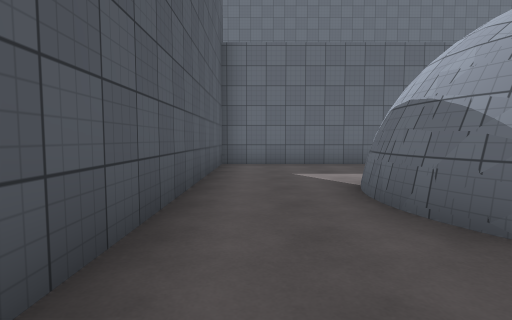
[1] (above)

24 first-person views from a walk through a scene from a Unity 3-D project. The camera is 1.3 m above the floor, tilts 4° down and sees 80° across. The floor is counted in squares, 2 m on a side. Each view is taken from the middle of a square. On the plan, view 1 faces up. The plan holds only what a view shows up to about 10 squares ahead; the rest is blank. The place goes on beyond the plan. Surface patterns are stand-ins for the level's own textures.

[2]
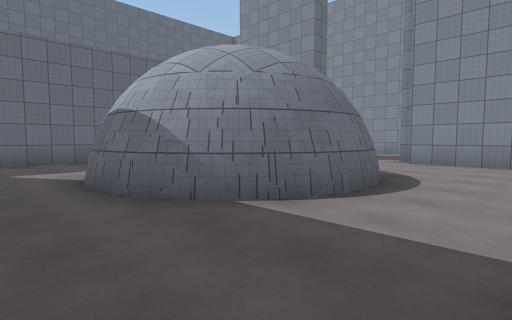

[3]
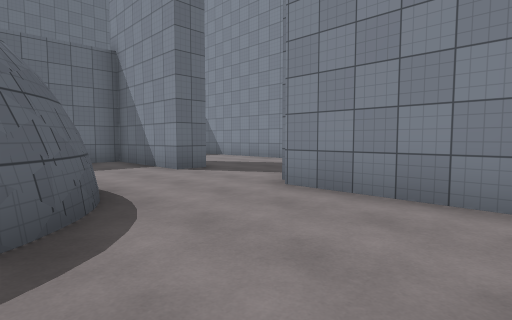

[4]
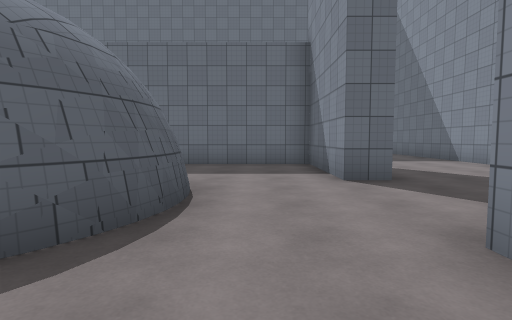

[5]
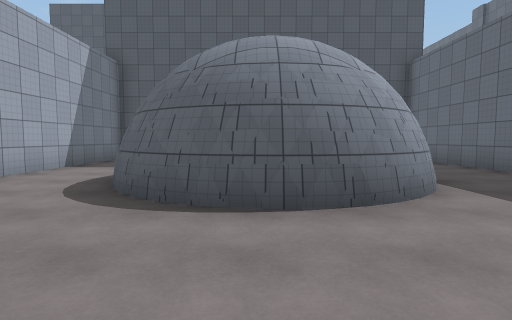

[6]
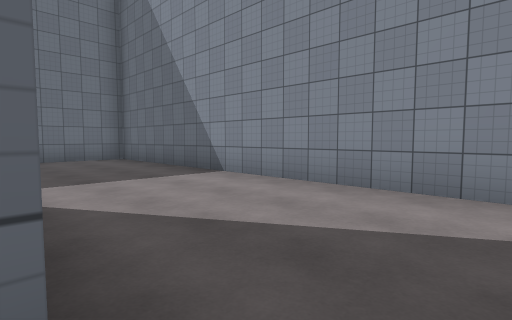

[7]
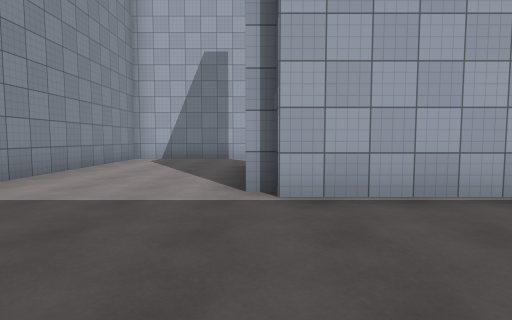

[8]
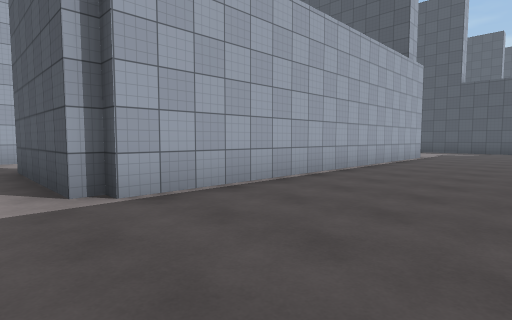

[9]
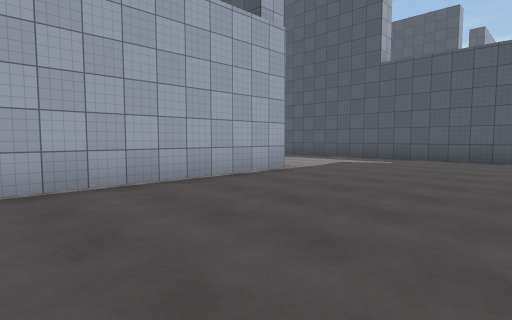

[10]
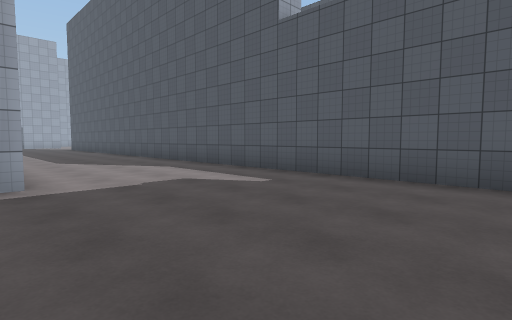

[11]
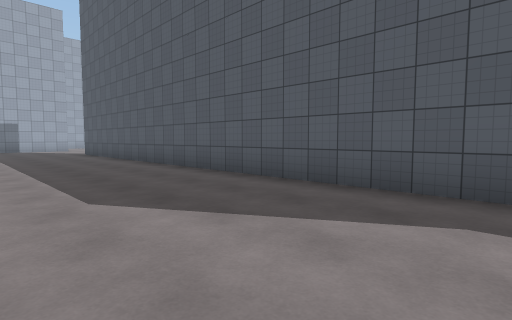

[12]
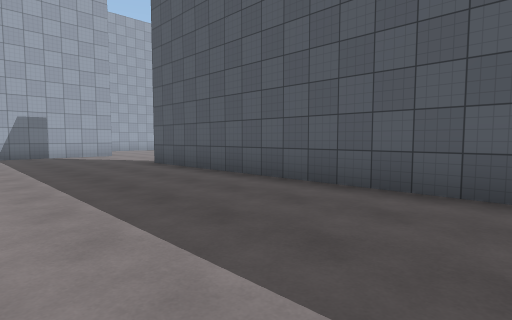

[13]
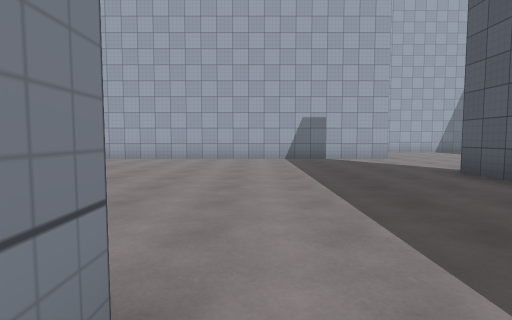

[14]
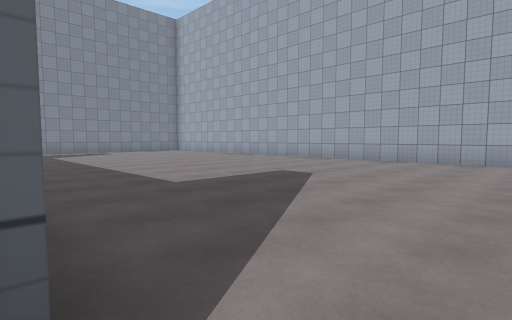

[15]
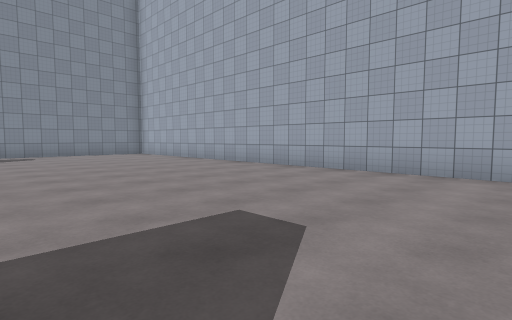

[16]
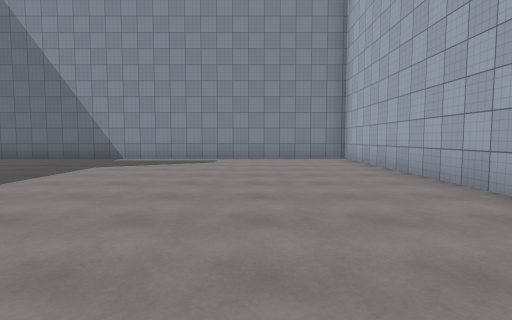

[17]
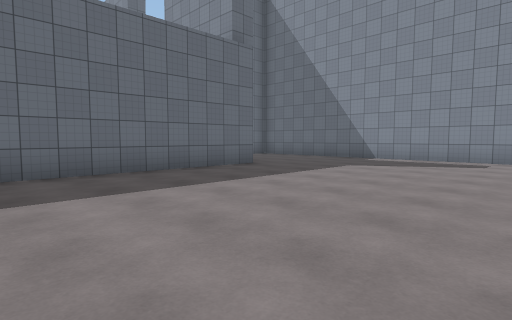

[18]
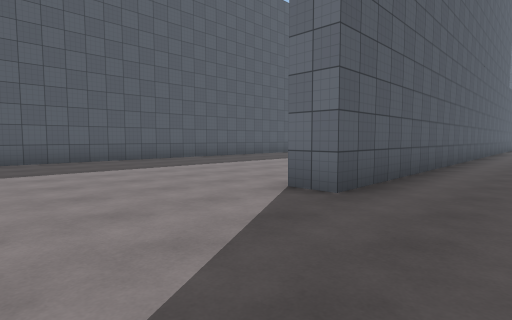

[19]
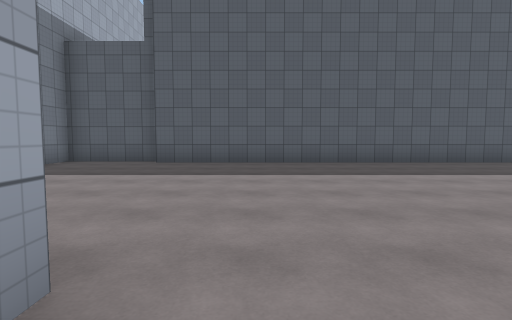

[20]
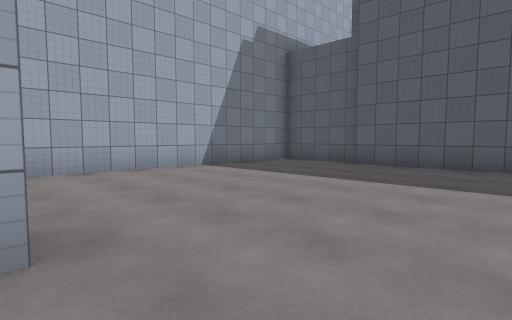

[21]
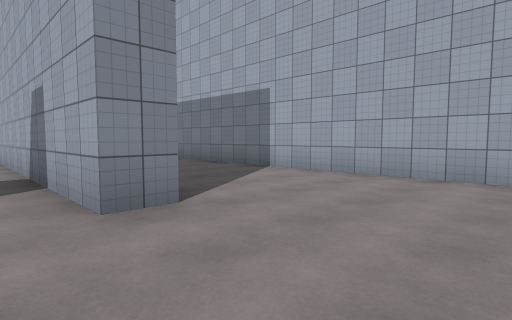

[22]
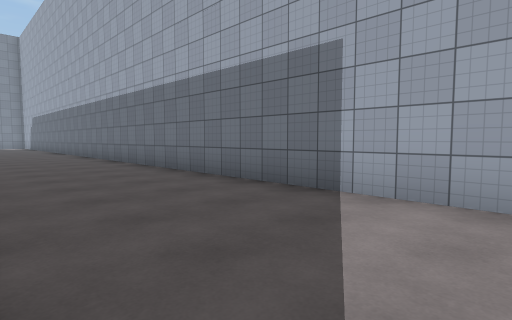

[23]
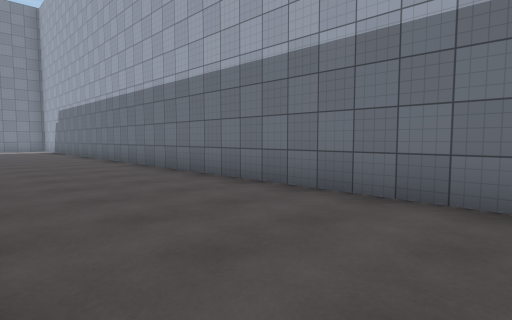

[24]
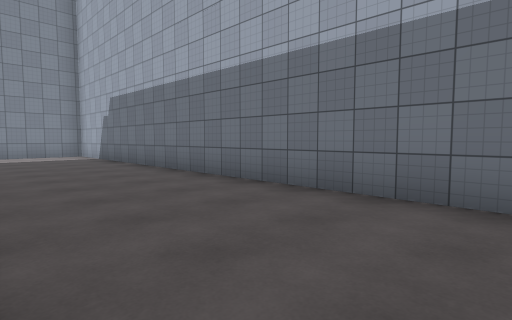

### Floor plan
Points are (right, up) in squares from view 1. A wall is a line through its corners. A room is listed if a view was taken in it or the views show most of it. See-through windows are left out.
Room 1 (views 1, 2, 3, 4)
walls: (4.8, 1) (4.3, 0.9); (5.6, 1.7) (5.2, 1.3); (3.9, 0.9) (3.4, 0.9); (5.8, 2) (5.4, 1.5); (3.5, 0.9) (3, 1); (3.1, 0.9) (2.6, 1.1) (1.8, 1.9) (1.4, 2.8) (1.3, 3.3); (3, 0.9) (2.5, 1.2); (2.6, 1.2) (2.2, 1.5); (6, 3.5) (6, 3); (2.1, 1.5) (1.5, 2.2) (1.3, 3) (1.4, 3.9); (6.1, 3.9) (6.2, 3.2) (6, 2.4) (5.5, 1.6) (5, 1.2); (5.9, 4) (6, 3.4); (1.9, 1.7) (1.6, 2.4); (1.6, 2.6) (1.5, 3.1); (8.4, -0.7) (8.4, 1.9); (5.4, 4.9) (5.7, 4.5); (5.6, 4.9) (6, 4.1) (6.2, 3.5); (5.3, 5.2) (5.8, 4.6) (6.2, 3.7) (6.1, 2.8) (5.9, 2.2); (4.9, 5.3) (5.3, 5); (1.4, 3.4) (1.6, 4); (8.4, 4.7) (8.4, 7.9) (4.9, 7.9); (-0.9, -1.4) (3.9, -1.4); (3.3, 7.9) (-0.9, 7.9) (-0.9, 1)
ways out: opening at (9, 3.5) to room 2
Room 2 (views 5, 6, 7, 8, 9, 10, 11, 12, 13, 14, 15, 16, 17, 18, 19, 20, 21, 22, 23, 24)
walls: (-1.6, -1.9) (-1.6, -1.4); (-1.4, 8.6) (8.8, 8.6) (8.8, 8.3); (8.8, -2.1) (3.5, -2.1); (8.8, 2.1) (12.9, 2.1) (12.9, 13.5); (-13.4, -2.9) (-13.4, -12.7); (-6.3, -11.8) (-6.3, -10.9) (12.9, -10.9) (12.9, 0.4); (-5.9, 12.6) (-5.9, -6.8) (-6.6, -6.8); (9.1, 8.4) (9.1, 4.7) (8.4, 4.7); (-13.7, -12.8) (-13.7, -15.4) (16.9, -15.4); (18.4, -13.9) (18.4, -13)
ways out: opening at (9, 3.5) to room 1

Where each view was taken, in squares from view 1:
view 1: 0 up, 0 right, facing up
view 2: 1 down, 0 right, facing up-right
view 3: 1 down, 5 right, facing up-right
view 4: 0 up, 7 right, facing up
view 5: 3 up, 9 right, facing left
view 6: 4 up, 9 right, facing up-right
view 7: 12 up, 9 right, facing down
view 8: 12 up, 10 right, facing down-left
view 9: 13 up, 4 right, facing down-left
view 10: 13 up, 1 left, facing down-left
view 11: 7 up, 2 left, facing down-left
view 12: 1 up, 2 left, facing down-left
view 13: 1 down, 2 left, facing down
view 14: 2 down, 2 left, facing down-right
view 15: 5 down, 0 right, facing down-right
view 16: 8 down, 3 right, facing right
view 17: 8 down, 3 right, facing up-right
view 18: 10 down, 4 left, facing up-left
view 19: 10 down, 5 left, facing left
view 20: 9 down, 6 left, facing down-left
view 21: 10 down, 9 left, facing down-right
view 22: 12 down, 6 left, facing down-right
view 23: 12 down, 0 right, facing down-right
view 24: 12 down, 6 right, facing down-right
